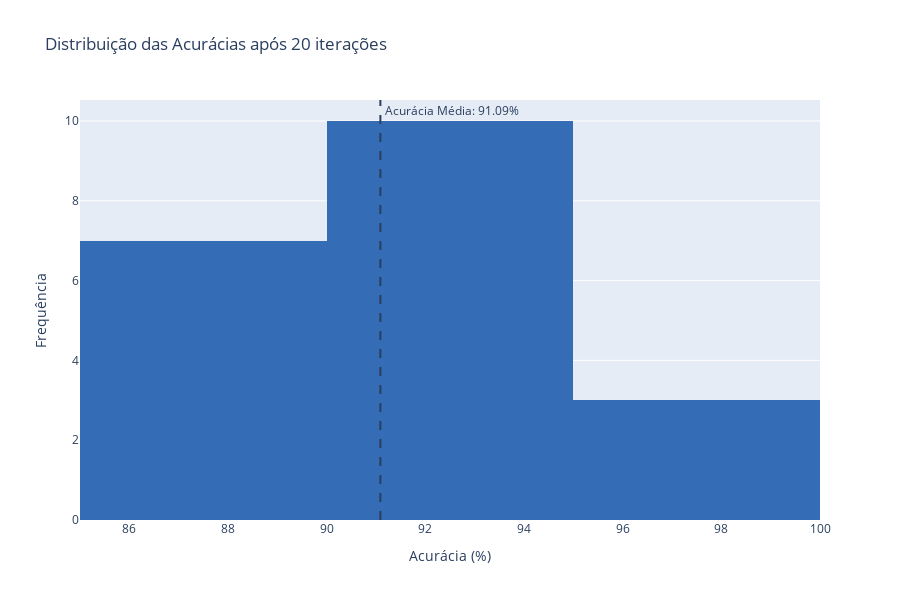

This figure's notebook cell:
### Code cell
plot_accuracies(svc_imb_res, export=False, filename='svc_imb_acc', path='../figs/metrics_ensemble')

### Figure 1 — Plotly figure (JSON) as saved in the notebook; plotly's stock layout.template omitted (floating-point values rounded to 4 significant figures)
{"data": [{"marker": {"color": "#346CB5"}, "nbinsx": 5, "type": "histogram", "x": [95.31, 93.75, 85.94, 90.62, 85.94, 89.06, 89.06, 98.44, 90.48, 87.3, 85.71, 90.48, 93.65, 93.65, 90.48, 95.24, 92.06, 88.89, 93.65, 92.06]}], "layout": {"annotations": [{"showarrow": false, "text": " Acurácia Média: 91.09%", "x": 91.09, "xanchor": "left", "xref": "x", "y": 1, "yanchor": "top", "yref": "y domain"}], "autosize": true, "height": 600, "shapes": [{"line": {"dash": "dash"}, "type": "line", "x0": 91.09, "x1": 91.09, "xref": "x", "y0": 0, "y1": 1, "yref": "y domain"}], "title": {"text": "Distribuição das Acurácias após 20 iterações"}, "xaxis": {"title": {"text": "Acurácia (%)"}}, "yaxis": {"title": {"text": "Frequência"}}}}
